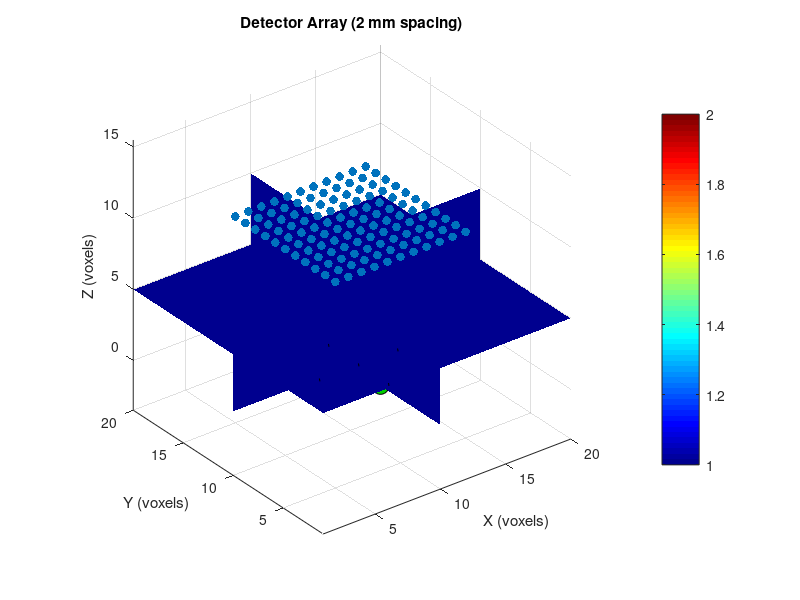

Write MATLAB code to recreate this figure. (Note: this script raises an error after producing the figure.)
%%%%%%%%%%%%%%%%%%%%%%%%%%%%%%%%%%%%%%%%
% Image reconstruction based on Perturbat ion model
% Forward model: MCXLAB time domain
% Inverse problem solver: linear, lsqr from Matlab
% Created by jingjing jiang, 
%            jing.jing.jiang@outlook.com
% Date: 2025.04.23
%%%%%%%%%%%%%%%%%%%%%%%%%%%%%%%%%%%%%%%%
%% add paths
path_mcxlab = '/home/jingjing/Documents//SoftwarePackages/mcx2023/';
addpath(genpath(path_mcxlab))
 

%% create an homogeneous case
%% Step 1 - run baseline simulation to get detected photons (and their seeds) at detectors
mua_homo = 0.005 * ones(1,2);
mua_heter = mua_homo;
mua_heter(2) = 0.1;

clear cfg
% cfg.seed = hex2dec('623F9A9E');
cfg.nphoton=1e8;
 
cfg.vol=uint8(ones(20,20,10));
cfg.vol( 11:13,7:9, 4:5)=2;
 

% time-domain simulation parameters
cfg.tstart = 0;
cfg.tend =0.3e-9;
cfg.tstep = 1e-11 ;
 

twin = cfg.tstart + cfg.tstep :cfg.tstep:cfg.tend;
numgate = length(twin);
 
cfg.prop=[0 0 1 1; 
    1e-6 0.4 0.5 1.37; 
    1e-6 0.4 0.5 1.37];
 
cfg.unitinmm = 1;

% add 10 x 10 detectors on the opposite side with the pixel size = 2 mm
% cfg.detpos=[30,20,0,1];        % to detect photons, one must first define detectors
det_spacing = 1;
 
x_start = 5; x_end = 15; % Includes center at 15
y_start = 5; y_end = 15;
z_pos =  10+1; % Opposite side of source (z=1)
XX = x_start:det_spacing:x_end;
YY = y_start:det_spacing:y_end;

% Generate detector coordinates
[x_det, y_det] = meshgrid(XX, YY);
cfg.detpos = [x_det(:), y_det(:), repmat(z_pos, numel(x_det), 1), ones(numel(x_det),1)];

% cfg.detpos = [10, 10,  10, 2 ];
cfg.maxdetphoton = 1e8;
cfg.issavedet =1;
 
cfg.autopilot = 1;
cfg.gpuid = 1;

cfg.isreflect = 0; % enable reflection at exterior boundaries
cfg.outputtype = 'flux'; 
 

%% run baseline simulation, now seed data are stored in output seeds.data
% srcList = [    10    10
%     10     7
%     10    13
%      7    10
%     13    10];
% srcList = [10 10]
% srcList = [10 10;10 11];
% srcList = [10 11];

% srcList = [    10    10
%     10     9
%     10    11
%      9    10
%     11    10];
srcList = [    10    10
    10     7
    10    13
    7    10
    13    10];

srcList = srcList  ;
srcList(:,3) =1;
numsrc = size(srcList,1);
numdet = size(cfg.detpos,1);

%% Visualization Geometry
figure;
vol = cfg.vol;
slice(double(vol), 10, 10, 5); % Slices at x=10, y=10, z=5
shading interp
colormap(jet)
colorbar
axis tight
xlabel('X'), ylabel('Y'), zlabel('Z')
title('3D Volume Slices')
hold on
% Visualize detector placement (optional)
scatter3(cfg.detpos(:,1), cfg.detpos(:,2), cfg.detpos(:,3), 40, 'filled');
title('Detector Array (2 mm spacing)');
xlabel('X (voxels)'); ylabel('Y (voxels)'); zlabel('Z (voxels)');
axis equal; grid on;
% Add source position
hold on;
src_pos = srcList;
scatter3(src_pos(:,1), src_pos(:,2), src_pos(:,3), 150, 'filled', ...
    'MarkerFaceColor', [0 0.8 0], 'MarkerEdgeColor', 'k'); 
% axis equal tight
view(3)
%%
cw_1 = zeros(numsrc*numdet,1);
cw_2 = cw_1;
hist_1_all = zeros(numsrc*numdet, numgate);
hist_2_all = hist_1_all;
for isrc = 1: numsrc
% isrc = 1
cfg.srcpos = srcList(isrc,:) ;
cfg.srcdir = [0 0 1];
cfg.srctype='disk';
% cfg.srcparam1=[10, 0, 0, 0];
% cfg.srcparam1=[5, 0, 0, 0]
cfg.srcparam1=[1, 0, 0, 0]

[flux, detp, vol, seeds]=mcxlab(cfg);
% size(seeds.data)
seeds_all(isrc).seeds = seeds;
det_all(isrc).det = detp;
hist_1 = create_hist(detp, ...
    mua_homo, twin, cfg);
%% add anomaly  in the volume (heterogenous case)
 
hist_2 = create_hist(detp, ...
    mua_heter, twin, cfg);

%% 
numdet = size(cfg.detpos,1);
figure, 
for ii = 1:numdet
% ii = 4
    semilogy(hist_1(ii,:))
    hold on
    semilogy(hist_2(ii,:))
end

hist_1_all(numdet*(isrc-1)+1: numdet*isrc,:)=hist_1;
hist_2_all(numdet*(isrc-1)+1: numdet*isrc,:)=hist_2;


% cw_1_tmp =  sum(hist_1,2);
% cw_2_tmp =  sum(hist_2,2);
% 
% cw_1(1+numdet * (isrc-1):numdet * isrc) = cw_1_tmp;
% cw_2(1+numdet * (isrc-1):numdet * isrc) = cw_2_tmp;
% 
% nx = length(XX);
% ny = length(YY);
% cw_2d_1 = reshape(cw_1_tmp,nx,ny);
% cw_2d_2 = reshape(cw_2_tmp ,nx,ny);
% figure,
% subplot(131)
% imagesc(cw_2d_1)
% colorbar
% subplot(132)
% imagesc(cw_2d_2)
% colorbar
% subplot(133)
% imagesc(cw_2d_1./cw_2d_2)
% colorbar
end

 
 
%% Process measurements CW
% phi_homo = log10(cw_1);
% phi_hetero = log10(cw_2);
% data_diff = phi_hetero - phi_homo ;
%% Process measurements Time Gates
% remove zero gates
[idx_1 idx_2] = find(hist_1==0);
idx_start = max(idx_2) +1;
idx_tg_select = idx_start:numgate;
ng = length(idx_tg_select);
% [nd ng] = size(hist_1);

% phi_homo = reshape(log10(hist_1(:,idx_tg_select))', numdet* ng , 1);
% phi_hetero = reshape(log10(hist_2(:,idx_tg_select))', numdet* ng, 1);
phi_homo = reshape(log10(hist_1_all(:,idx_tg_select))', numdet* numsrc*ng , 1);
phi_hetero = reshape(log10(hist_2_all(:,idx_tg_select))', numdet*numsrc*ng, 1);

data_diff = phi_hetero - phi_homo ;

 
% 
figure,
 
subplot(121)
plot(phi_homo )
hold on
plot(phi_hetero)

subplot(122)
plot(data_diff  )
%% Image reconstruction
 
%%  1. replay detected photon and output Jacobian [there is a bug with this replay mode
newcfg = cfg;
newcfg.prop(2:end,1) = mua_homo;
newcfg.outputtype = 'jacobian';
[vx, vy, vz] = size(newcfg.vol);
tic
jac_all = zeros(vx, vy, vz, numgate,numdet*numsrc);
for isrc = 1:numsrc
% newcfg.seed = seeds.data;
% newcfg.detphotons = detp.data;
% newcfg.replaydet = =-1 % 

newcfg.seed = seeds_all(isrc).seeds.data;
newcfg.detphotons = det_all(isrc).det.data;
% jac = zeros(vx, vy, vz, numgate,numdet);
% for idet = 1: numdet
%     newcfg.replaydet= idet
    newcfg.replaydet= -1;
    [flux2, detp2, vol2, seeds2] = mcxlab(newcfg);
%     size(flux2.data)
    jac  = flux2.data;
    
% end
 jac_all(:,:,:,:,1+numdet * (isrc-1):numdet * isrc) = jac;
end
 
toc
%% 2. calculate jacobian matrix
% jac=log10(abs(jac1));
size(jac)

figure, 
% tg_plot = 10
for itg = 1:numgate
    imagesc(squeeze(jac(:,:,5,itg,1)))
    title(['time gate ' num2str(itg)])
    colorbar
    pause(0.3)
end
 
% jac(~isfinite(jac)) = nan;
%% reshape jacobian matrix
% J = reshape(jac, numel(cfg.vol), numdet)';  % [Ndet x Nvox]
% J = reshape(jac_all, numel(cfg.vol), numdet*num_src*numgate)' ;  % [Nmeas x Nvox]

% zero gates removed
J = reshape(jac_all(:,:,:,idx_tg_select,:), numel(cfg.vol), numdet*numsrc*ng)' ;  % [Nmeas x Nvox]
  
% remove nan
nan_idx = isnan(data_diff);
data_diff_clean = data_diff(~nan_idx);
J_clean = J(~nan_idx, :); % Make sure to remove corresponding rows from J!

data_diff = data_diff_clean;
J = J_clean;
% size(J)
[nx, ny] = size(J);
%% image reconstruction
lambda = 1e3;  % Regularization parameter

if nx<ny
 disp('JJt')
tic
% lambda = 1e0;  % Regularization parameter
%  JJt
H = J*J' + lambda*eye(size(J,1));
update = J'*(H\-data_diff);
update_3D = reshape(update, vx,vy,vz);
toc
else
 
% jtj
disp('tJt')
tic
% lambda = 1e1;  % Regularization parameter
H = J'*J + lambda*eye(size(J,2));
update = H \ (J' * -data_diff);

update_3D = reshape(update, vx,vy,vz);
toc
end
%% apply update and reconstruct
mu_a_recon_3D = update_3D+mua_homo(1);
figure
for iz = 1:size(cfg.vol,3)
    subplot(121)
    imagesc(squeeze( mu_a_recon_3D(:,:,iz)) )
    title(['z ' num2str(iz)])
    colorbar
    % clim([0.005 nanmax(mu_a_recon_3D(:))])
    subplot(122)
    imagesc(squeeze(cfg.vol(:,:, iz)))

    pause(0.3)
end
